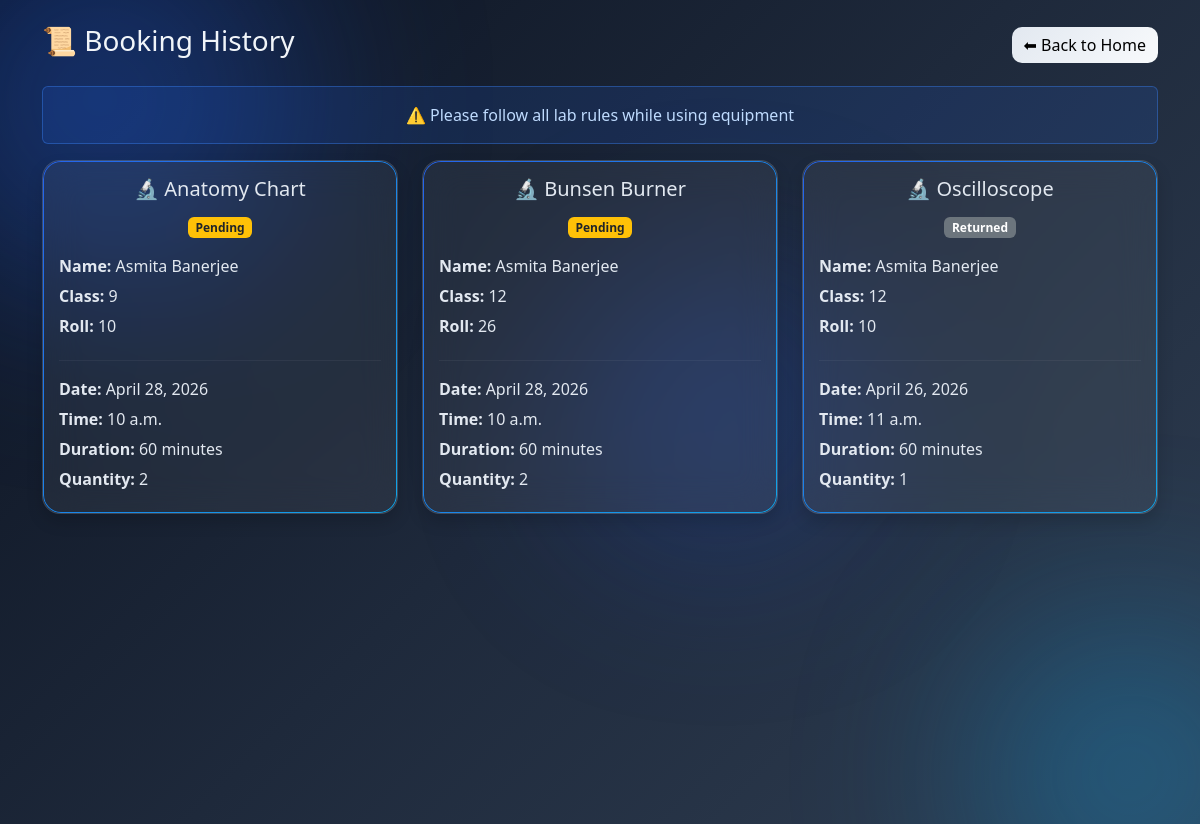
The page /history/ on the database its author committed.
### booking/models.py (models this page shows, shortened)
class EquipmentBooking(models.Model):
    STATUS_CHOICES = [
        ('Pending', 'Pending'),
        ('Approved', 'Approved'),
        ('Rejected', 'Rejected'),
        ('Returned', 'Returned')
    ]
    equipment = models.ForeignKey(Equipment, on_delete=models.CASCADE)
    name = models.CharField(max_length=100)
    student_class = models.CharField(max_length=50)
    roll = models.CharField(max_length=50)
    booking_date = models.DateField()
    booking_time = models.TimeField()
    duration_display = models.CharField(max_length=50)
    quantity = models.IntegerField(default=1)
    purpose = models.TextField()
    status = models.CharField(max_length=20, choices=STATUS_CHOICES, default='Pending')

class Equipment(models.Model):
    CATEGORY_CHOICES = [
        ('physics', 'Physics'),
        ('chemistry', 'Chemistry'),
        ('biology', 'Biology'),
        ('computer', 'Computer'),
        ('geography', 'Geography'),
    ]
    name = models.CharField(max_length=100)
    category = models.CharField(max_length=20, choices=CATEGORY_CHOICES)
    available = models.IntegerField(default=0)
    free_time = models.CharField(max_length=100, blank=True, null=True)

### booking/views.py (the view)
# urls.py: path('history/', views.history, name='history'),
def history(request):
    bookings_list = EquipmentBooking.objects.all().order_by('-id')
    paginator = Paginator(bookings_list, 10)
    page_number = request.GET.get('page')
    page_obj = paginator.get_page(page_number)
    return render(request, 'history.html', {'page_obj': page_obj})

### booking/templates/history.html (shortened to what this page needs)
<!DOCTYPE html>
<html>
<head>
    <link href="https://cdn.jsdelivr.net/npm/bootstrap@5.3.0/dist/css/bootstrap.min.css" rel="stylesheet">
</head>
<body>
<div class="blob blob1"></div>
<div class="blob blob2"></div>
<div class="blob blob3"></div>
<div class="container mt-4 pb-5">
    <div class="header">
        <h3 class="text-white">📜 Booking History</h3>
        <a href="{% url 'home' %}" class="btn btn-light back-btn">
            ⬅ Back to Home
        </a>
    </div>
    <div class="alert alert-warning text-center">
        ⚠️ Please follow all lab rules while using equipment
    </div>
    <div class="row">
        {% for b in page_obj %}
        <div class="col-md-4 mb-4">
            <div class="card shadow p-3 h-100">
                <h5 class="text-center">🔬 {{ b.equipment.name }}</h5>
                <h6 class="text-center mt-2 mb-3">
                    {% if b.status == 'Pending' %}
                        <span class="badge bg-warning text-dark">Pending</span>
                    {% elif b.status == 'Approved' %}
                        <span class="badge bg-success">Approved</span>
                    {% elif b.status == 'Rejected' %}
                        <span class="badge bg-danger">Rejected</span>
                    {% elif b.status == 'Returned' %}
                        <span class="badge bg-secondary">Returned</span>
                    {% endif %}
                </h6>
                <p><b>Name:</b> {{ b.name }}</p>
                <p><b>Class:</b> {{ b.student_class }}</p>
                <p><b>Roll:</b> {{ b.roll }}</p>
                <hr>
                <p><b>Date:</b> {{ b.booking_date }}</p>
                <p><b>Time:</b> {{ b.booking_time }}</p>
                <p><b>Duration:</b> {{ b.duration_display }}</p>
                <p><b>Quantity:</b> {{ b.quantity }}</p>
            </div>
        </div>
        {% empty %}
            <p class="empty">No bookings yet</p>
        {% endfor %}
    </div>
</div>
</body>
</html>

### booking/templates/history.html (style rules this page uses)
body { margin: 0; min-height: 100vh; font-family: 'Segoe UI', sans-serif; background: linear-gradient(135deg, #0b1220, #1e293b, #2f3e52); overflow-y: auto; overflow-x: hidden; }
.blob { position: fixed; border-radius: 50%; filter: blur(100px); opacity: 0.35; animation: float 12s infinite ease-in-out; z-index: 0; }
.blob1 { width:400px;height:400px;background:#2563eb;top:-100px;left:-100px; }
.blob2 { width:300px;height:300px;background:#0ea5e9;bottom:-100px;right:-80px;animation-delay:3s; }
.blob3 { width:250px;height:250px;background:#1d4ed8;top:50%;left:60%;transform:translate(-50%,-50%);animation-delay:6s; }
.container { position: relative; z-index: 2; }
.card { border-radius: 18px; backdrop-filter: blur(18px); background: rgba(255,255,255,0.06); border: 1px solid rgba(255,255,255,0.12); box-shadow: 0 20px 50px rgba(0,0,0,0.5); color: #e2e8f0; position: relative; }
.card::before { content: ""; position: absolute; inset: 0; border-radius: 18px; padding: 1px; background: linear-gradient(135deg, #2563eb, #0ea5e9); pointer-events: none; -webkit-mask: linear-gradient(#000 0 0) content-box, linear-gradient(#000 0 0); -webkit-mask-composite: xor; mask-composite: exclude; }
.header { display: flex; justify-content: space-between; align-items: center; margin-bottom: 20px; }
h3 { color: #38bdf8; }
.btn { border-radius: 10px; }
.btn-light { background: linear-gradient(135deg, #e2e8f0, #f8fafc); border: none; }
.alert-warning { background: rgba(37, 99, 235, 0.15) !important; color: #bfdbfe !important; border: 1px solid rgba(59,130,246,0.4) !important; }
p { margin-bottom: 6px; }
hr { border-color: rgba(255,255,255,0.2); }
.text-white { color: #f1f5f9 !important; }

### rows shown on the page
EquipmentBooking: equipment.name "Anatomy Chart", status "Pending", name "Asmita Banerjee", student_class "9", roll "10", booking_date "April 28, 2026", booking_time "10 a.m.", duration_display "60 minutes", quantity "2"
EquipmentBooking: equipment.name "Bunsen Burner", status "Pending", name "Asmita Banerjee", student_class "12", roll "26", booking_date "April 28, 2026", booking_time "10 a.m.", duration_display "60 minutes", quantity "2"
EquipmentBooking: equipment.name "Oscilloscope", status "Returned", name "Asmita Banerjee", student_class "12", roll "10", booking_date "April 26, 2026", booking_time "11 a.m.", duration_display "60 minutes", quantity "1"
